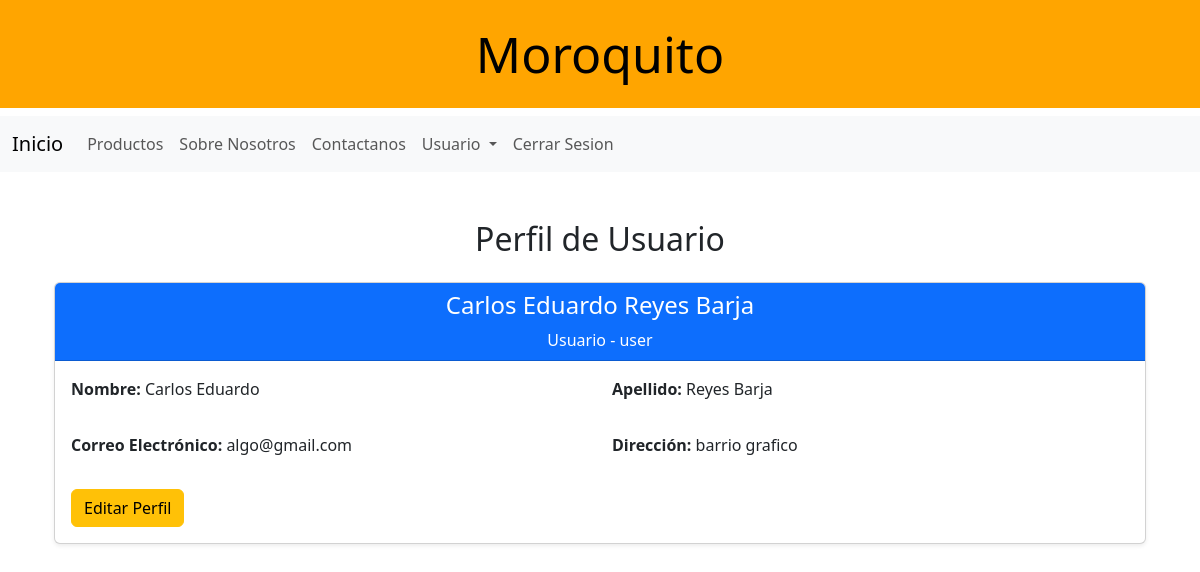
Page /profile/algo@gmail.com (signed in) on the committed database.
### models/usuario_model.py (models this page shows, shortened)
class Usuarios(UserMixin, db.Model):
    __tablename__ = "usuarios"
    email = db.Column(db.String(200), primary_key=True)
    first_name = db.Column(db.String(50), nullable=False)
    last_name = db.Column(db.String(50), nullable=False)
    password_hash = db.Column(db.String(128), nullable=False)
    direction = db.Column(db.String(200), nullable=False)
    celphone = db.Column(db.String(15), nullable=False)
    role = db.Column(db.String(50), nullable=False, default="user")
    @staticmethod
    def get_user_by_email(email):
        return Usuarios.query.filter_by(email=email).first()
    def has_role(self, role):
        return self.role == role

### controllers/usuario_controller.py (the view)
@user_bp.route("/profile/<string:id>")
@login_required
def profile(id):
    user:Usuarios = Usuarios.get_user_by_email(id)
    return usuario_view.perfil(user)

### run.py (called while the page is built)
@login_manager.user_loader
def load_user(user_email):
    return Usuarios.query.get((user_email))

### views/usuario_view.py (called while the page is built)
def perfil(user):
    return render_template(
        "profile.html",
        title="Perfil de usuario",
        current_user=current_user, user=user
    )

### templates/profile.html
{% extends 'base.html' %}
{% block content %}
<div class="container mt-5">
    <h2 class="text-center mb-4">Perfil de Usuario</h2>
    <div class="card shadow-sm rounded">
        <div class="card-header text-center bg-primary text-white">
            <h4>{{ user.first_name }} {{ user.last_name }}</h4>
            <p class="mb-0">Usuario - {{ user.role }}</p>
        </div>
        <div class="card-body">
            <div class="row">
                <div class="col-md-6 mb-3">
                    <p><strong>Nombre:</strong> {{ user.first_name }}</p>
                </div>
                <div class="col-md-6 mb-3">
                    <p><strong>Apellido:</strong> {{ user.last_name }}</p>
                </div>
                <div class="col-md-6 mb-3">
                    <p><strong>Correo Electrónico:</strong> {{ user.email }}</p>
                </div>
                <div class="col-md-6 mb-3">
                    <p><strong>Dirección:</strong> {{ user.direction }}</p>
                </div>
            </div>
            <div class="d-flex justify-content-between">
                <a href="{{ url_for('user.update_user',id=user.email) }}" class="btn btn-warning">Editar Perfil</a>
            </div>
        </div>
    </div>
</div>
{% endblock %}

### rows in the picture
Usuarios: first_name "Carlos Eduardo", last_name "Reyes Barja", role "user", email "algo@gmail.com", direction "barrio grafico"
